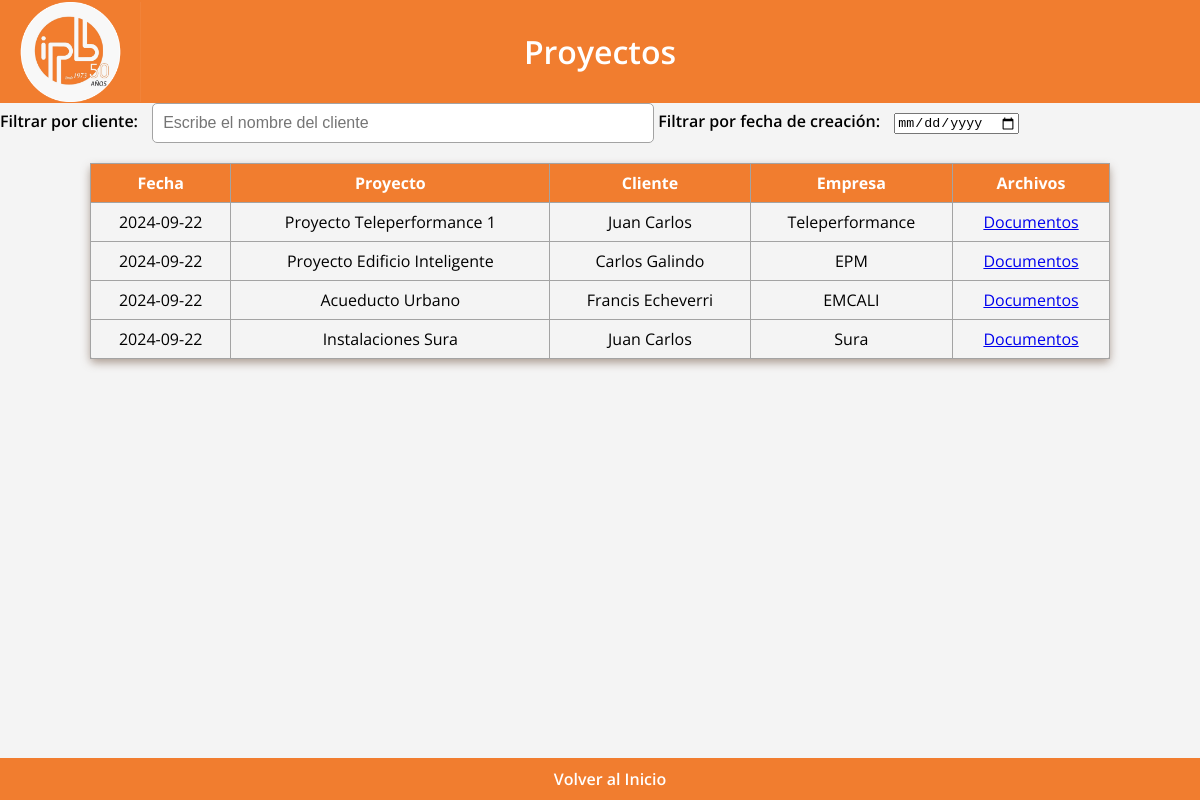
Page /lista_proyectos on the committed database.
### app.py (models this page shows, shortened)
class Cotizacion(db.Model):
    id = db.Column(db.Integer, primary_key=True)
    fecha = db.Column(db.Date, default=lambda: datetime.now(pytz.timezone('America/Bogota')).date())
    ciudad = db.Column(db.String(100), nullable=False)
    empresa = db.Column(db.String(100), nullable=False)
    proyecto = db.Column(db.String(100), nullable=False)
    plazo = db.Column(db.String(100), nullable=False)
    entrega = db.Column(db.String(100), nullable=False)
    anticipo = db.Column(db.Integer, nullable=False)
    p_acta = db.Column(db.Integer, nullable=False)
    f_acta = db.Column(db.Integer, nullable=False)
    consecutivo = db.Column(db.Integer, nullable=False)
    version_padre_id = db.Column(db.Integer, db.ForeignKey('cotizacion.id'), nullable=True)
    versiones = db.relationship('Cotizacion', backref=db.backref('version_padre', remote_side=[id]), lazy=True)
    productos_detalle = db.relationship('CotizacionProducto', backref='cotizacion', lazy=True)
    cliente_id = db.Column(db.Integer, db.ForeignKey('cliente.id'), nullable=False)
    cliente = db.relationship('Cliente', backref=db.backref('cotizaciones', lazy=True))
    servicio = db.Column(db.String(1000), nullable=False, default="v")

class Cliente(db.Model):
    id = db.Column(db.Integer, primary_key=True)
    nombre = db.Column(db.String(100), nullable=False)
    celular = db.Column(db.Integer, nullable=False)
    email = db.Column(db.String(100), nullable=False)
    """
    cotizacion_id = db.Column(db.Integer, db.ForeignKey('cotizacion.id'))
    cotizaciones = db.relationship('Cotizacion', back_populates='clienten', order_by='Cotizacion.id')
    """

### app.py (the view)
@app.route('/lista_proyectos')
def lista_proyectos():
    cotizaciones = Cotizacion.query.all()
    documentos = Document.query.all()
    proyectos_unicos = {}
    for cotizacion in cotizaciones:
        docs_asociados = []
        for documento in documentos:
            if documento.cotizacion_id == cotizacion.id:
                docs_asociados.append(documento)
        if docs_asociados:  # Si hay documentos asociados
            if cotizacion.proyecto not in proyectos_unicos:
                proyectos_unicos[cotizacion.proyecto] = {
                    "cotizacion": cotizacion,
                    "documentos": docs_asociados
                }
    return render_template('lista_proyectos.html', cotizaciones=list(proyectos_unicos.values()))

### templates/lista_proyectos.html (shortened to what this page needs)
<!DOCTYPE html>
<html lang="en">
<head>
    <link rel="stylesheet" href="{{ url_for('static', filename='styleListaCotizaciones.css') }}">
</head>
<body>
    <header>
        <img src="{{ url_for('static', filename='logobonito.png') }}" alt="Logo de IPB SAS" class="logobonito">
        <h1>Proyectos</h1>
    </header>
    <div class="filters">
        <label for="clienteFiltro">Filtrar por cliente:</label>
        <input type="text" id="clienteFiltro" placeholder="Escribe el nombre del cliente" onkeyup="filtrarCliente()">
        <label for="fechaFiltro">Filtrar por fecha de creación:</label>
        <input type="date" id="fechaFiltro" onchange="filtrarFecha()">
    </div>
    <table id="myTable" border="1" class="cotizaciones">
        <thead>
            <tr>
                <th>Fecha</th>
                <th>Proyecto</th>
                <th>Cliente</th>
                <th>Empresa</th>
                <th>Archivos</th>
            </tr>
        </thead>
        <tbody>
            {% for entry in cotizaciones %}
            <tr>
                <td>{{ entry['cotizacion'].fecha }}</td>
                <td>{{ entry['cotizacion'].proyecto }}</td>
                <td>{{ entry['cotizacion'].cliente.nombre }}</td>
                <td>{{ entry['cotizacion'].empresa }}</td>
                <td><a href="/documentos/{{ entry['cotizacion'].id }}" class="btn-ver-cotizacion">Documentos</a></td>
            </tr>
            {% endfor %}
        </tbody>
    </table>
    <footer>
        <a href="/" class="support-link">Volver al Inicio</a>
    </footer>
</body>
</html>

### static/styleListaCotizaciones.css (style rules this page uses)
html, body { height: 100%; margin: 0; }
body { display: flex; flex-direction: column; font-family: 'Open Sans', Arial, sans-serif; padding: 0; box-sizing: border-box; background-color: #f4f4f4; }
header .logobonito { height: 100px; width: auto; position: absolute; top: 50%; left: 0; transform: translateY(-50%); }
header { background-color: #f17d2f; color: white; padding: 30px; text-align: center; position: relative; }
h1 { margin: 0; font-weight: 600; }
table { width: 85%; margin: 20px auto; border-collapse: collapse; border: 1px solid #a3a3a3; border-radius: 5px; box-shadow: 0 4px 8px #6b4e3a80; }
th, td { padding: 8px; text-align: center; border-bottom: 1px solid #a3a3a3; }
th { background-color: #f17d2f; color: white; }
input[type="text"], button { display: inline-block; vertical-align: middle; }
input[type="text"] { padding: 10px; border-radius: 5px; border: 1px solid #a3a3a3; width: 40%; font-size: 16px; }
footer { background-color: #f17d2f; color: white; padding: 10px; text-align: center; position: fixed; width: 100%; bottom: 0; }
.support-link { color: white; text-decoration: none; font-weight: 600; }
label { font-weight: 600; margin-right: 10px; }

### rows in the picture
Cotizacion: cotizacion.fecha "2024-09-22", cotizacion.proyecto "Proyecto Teleperformance 1", cotizacion.empresa "Teleperformance"
Cliente: cotizacion.cliente.nombre "Juan Carlos" "Juan Carlos"
Cotizacion: cotizacion.fecha "2024-09-22", cotizacion.proyecto "Proyecto Edificio Inteligente", cotizacion.empresa "EPM"
Cliente: cotizacion.cliente.nombre "Carlos Galindo"
Cotizacion: cotizacion.fecha "2024-09-22", cotizacion.proyecto "Acueducto Urbano", cotizacion.empresa "EMCALI"
Cliente: cotizacion.cliente.nombre "Francis Echeverri"
Cotizacion: cotizacion.fecha "2024-09-22", cotizacion.proyecto "Instalaciones Sura", cotizacion.empresa "Sura"
